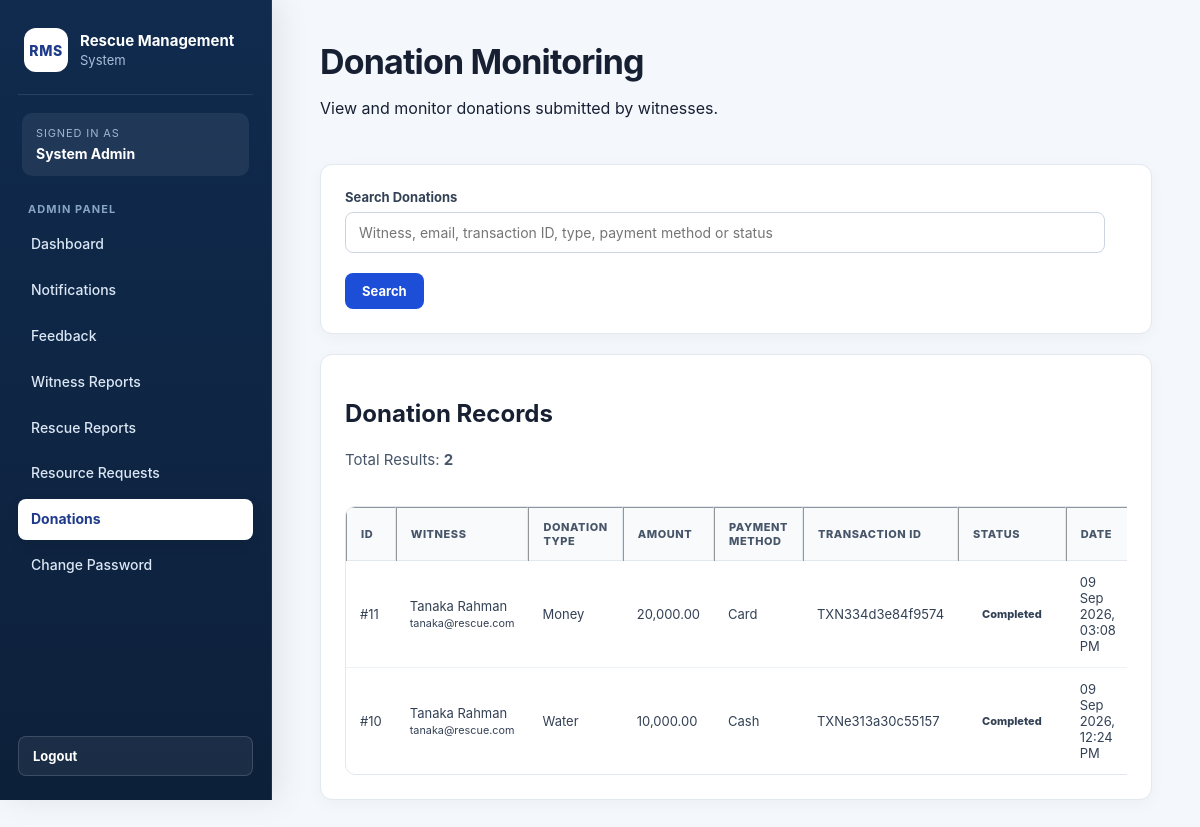
Before: /index.php?page=admin-donations (signed in) with the older database file.
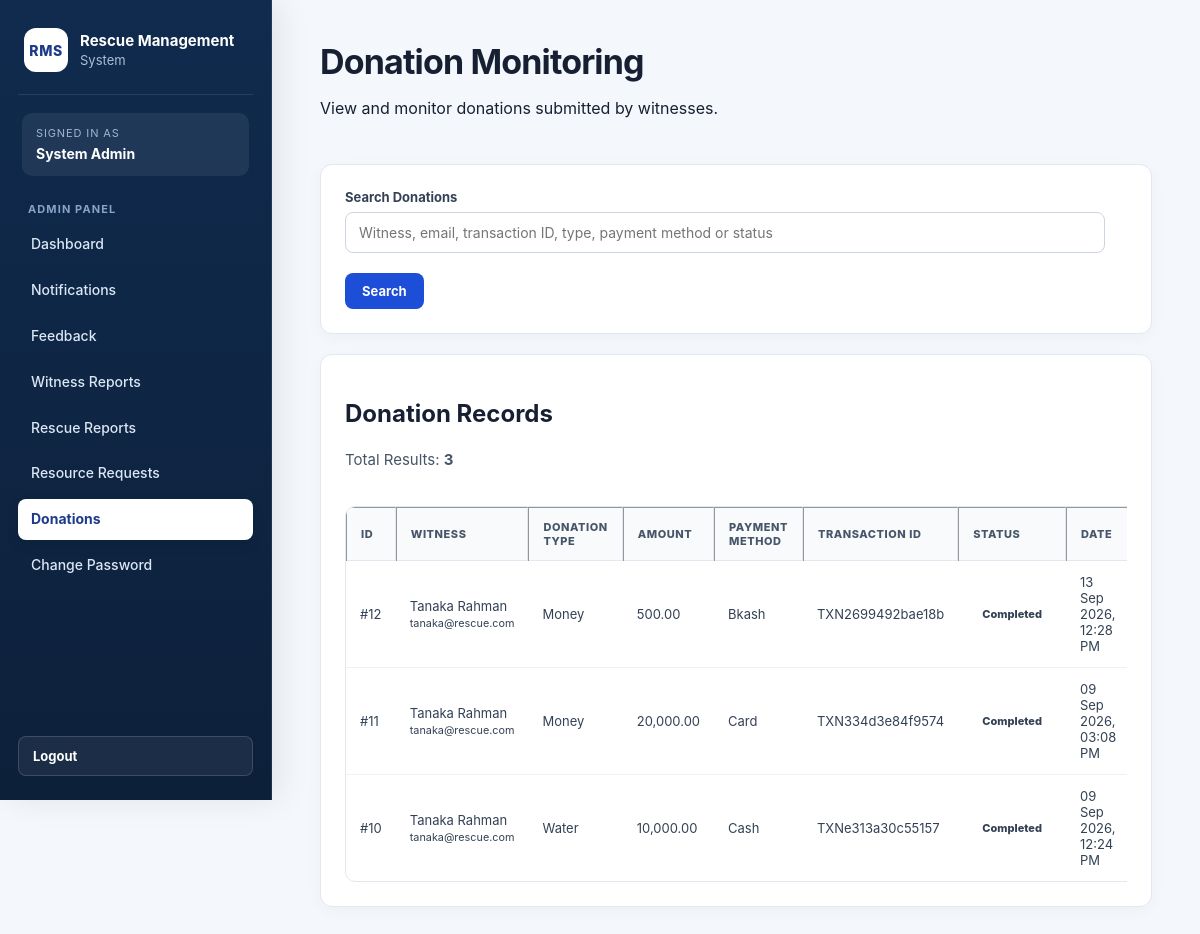
After: the same page with the newer database file.
### tables this page shows
CREATE TABLE `donations` (
  `id` int(11) NOT NULL,
  `witness_id` int(11) NOT NULL,
  `amount` decimal(10,2) NOT NULL,
  `donation_type` varchar(100) NOT NULL,
  `payment_method` varchar(50) NOT NULL,
  `transaction_id` varchar(100) NOT NULL,
  `message` text DEFAULT NULL,
  `status` enum('pending','completed','cancelled') NOT NULL DEFAULT 'pending',
  `created_at` timestamp NOT NULL DEFAULT current_timestamp()
);

CREATE TABLE `users` (
  `id` int(11) NOT NULL,
  `name` varchar(100) NOT NULL,
  `username` varchar(50) NOT NULL,
  `email` varchar(150) NOT NULL,
  `phone` varchar(20) DEFAULT NULL,
  `password` varchar(255) NOT NULL,
  `role` enum('admin','volunteer','witness','help_seeker') NOT NULL,
  `created_at` timestamp NOT NULL DEFAULT current_timestamp(),
  `updated_at` timestamp NOT NULL DEFAULT current_timestamp() ON UPDATE current_timestamp()
);

### models/DonationModel.php (called while the page is built, shortened)
<?php
function getAllDonationsForAdmin(
    $conn,
    $search = ''
) {
    $search =
        trim($search);
    if ($search === '') {
        $sql =
            "SELECT
                donations.id,
                donations.witness_id,
                donations.amount,
                donations.donation_type,
                donations.payment_method,
                donations.transaction_id,
                donations.message,
                donations.status,
                donations.created_at,
                users.name AS witness_name,
                users.username AS witness_username,
                users.email AS witness_email,
                users.phone AS witness_phone
             FROM donations
             INNER JOIN users
                ON donations.witness_id = users.id
             WHERE users.role = 'witness'
             ORDER BY donations.id DESC";
        $stmt =
            mysqli_prepare(
                $conn,
                $sql
            );
    }
    mysqli_stmt_execute(
        $stmt
    );
    $result =
        mysqli_stmt_get_result(
            $stmt
        );
    $donations = [];
    while (
        $row =
        mysqli_fetch_assoc(
            $result
        )
    ) {
        $donations[] =
            $row;
    }
    return $donations;
}

### controllers/DonationController.php (called while the page is built, shortened)
<?php
require_once "models/DonationModel.php";
function loadAdminDonations(
    $conn,
    $search = ''
) {
    $search =
        trim($search);
    $donations =
        getAllDonationsForAdmin(
            $conn,
            $search
        );
    return [
        'error' => '',
        'donations' =>
            $donations
    ];
}

### views/admin/donations/index.php (the view, shortened to what the changed rows need)
<?php
require_once
    "views/partials/header.php";
require_once
    "views/partials/sidebar.php";
?>
<div class="content">
    <div class="page-header">
        <div>
            <h1>
                Donation Monitoring
            </h1>
            <p>
                View and monitor donations submitted by witnesses.
            </p>
        </div>
    </div>
    <div class="card">
        <form
            method="GET"
            action="index.php"
        >
            <div class="form-group">
                <label for="search">
                    Search Donations
                </label>
                <input
                    type="text"
                    id="search"
                    name="search"
                    maxlength="100"
                    value="<?= htmlspecialchars(
                        $search
                    ); ?>"
                    placeholder="Witness, email, transaction ID, type, payment method or status"
                >
            </div>
            <button
                type="submit"
                class="btn btn-primary"
            >
                Search
            </button>
        </form>
    </div>
    <div class="card">
        <h2>
            Donation Records
        </h2>
        <p>
            Total Results:
            <strong>
                <?= count($donations); ?>
            </strong>
        </p>
        <?php if (empty($donations)): ?>
            <p>
                No donation records found.
            </p>
        <?php else: ?>
            <div style="overflow-x: auto;">
                <table
                    border="1"
                    cellpadding="10"
                    cellspacing="0"
                    width="100%"
                >
                    <thead>
                        <tr>
                            <th>
                                ID
                            </th>
                            <th>
                                Witness
                            </th>
                            <th>
                                Donation Type
                            </th>
                            <th>
                                Amount
                            </th>
                            <th>
                                Payment Method
                            </th>
                            <th>
                                Transaction ID
                            </th>
                            <th>
                                Status
                            </th>
                            <th>
                                Date
                            </th>
                        </tr>
                    </thead>
                    <tbody>
                        <?php foreach ($donations as $donation): ?>
                            <tr>
                                <td>
                                    #<?= (int)$donation['id']; ?>
                                </td>
                                <td>
                                    <?= htmlspecialchars(
                                        $donation['witness_name']
                                        ?? 'N/A'
                                    ); ?>
                                    <br>
                                    <small>
                                        <?= htmlspecialchars(
                                            $donation['witness_email']
                                            ?? ''
                                        ); ?>
                                    </small>
                                </td>
                                <td>
                                    <?= htmlspecialchars(
                                        ucfirst(
                                            $donation['donation_type']
                                            ?? 'N/A'
                                        )
                                    ); ?>
                                </td>
                                <td>
                                    <?= htmlspecialchars(
                                        number_format(
                                            (float)(
                                                $donation['amount']
                                                ?? 0
                                            ),
                                            2
                                        )
                                    ); ?>
                                </td>
                                <td>
                                    <?= htmlspecialchars(
                                        ucfirst(
                                            $donation['payment_method']
                                            ?? 'N/A'
                                        )
                                    ); ?>
                                </td>
                                <td>
                                    <?= htmlspecialchars(
                                        $donation['transaction_id']
                                        ?? 'N/A'
                                    ); ?>
                                </td>
                                <td>
                                    <span class="status-badge">
                                        <?= htmlspecialchars(
                                            ucfirst(
                                                $donation['status']
                                                ?? 'N/A'
                                            )
                                        ); ?>
                                    </span>
                                </td>
                                <td>
                                    <?php
                                    $createdAt =
                                        $donation['created_at']
                                        ?? '';
                                    echo $createdAt
                                        ? htmlspecialchars(
                                            date(
                                                'd M Y, h:i A',
                                                strtotime(
                                                    $createdAt
                                                )
                                            )
                                        )
                                        : 'N/A';
                                    ?>
                                </td>
                            </tr>
                        <?php endforeach; ?>
                    </tbody>
                </table>
            </div>
        <?php endif; ?>
    </div>
</div>
<?php
require_once
    "views/partials/footer.php";
?>

Changed rows visible on the page:
added donations: id "12", witness.name "Tanaka Rahman", witness.email "tanaka@rescue.com", donation_type "Money", amount "500.00", payment_method "Bkash", transaction "TXN2699492bae18b", status "Completed", created_at "13 Sep 2026, 12:28 PM"
Other visible differences:
count($donations): "2" → "3"
